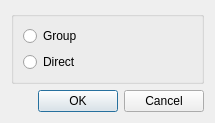
<?xml version="1.0" encoding="UTF-8"?>
<ui version="4.0">
 <class>ChatTypeDialog</class>
 <widget class="QDialog" name="ChatTypeDialog">
  <property name="geometry">
   <rect>
    <x>0</x>
    <y>0</y>
    <width>215</width>
    <height>123</height>
   </rect>
  </property>
  <property name="windowTitle">
   <string>Dialog</string>
  </property>
  <layout class="QVBoxLayout" name="verticalLayout">
   <item>
    <widget class="QGroupBox" name="groupBox">
     <property name="title">
      <string/>
     </property>
     <layout class="QVBoxLayout" name="verticalLayout_2">
      <item>
       <widget class="QRadioButton" name="groupButton">
        <property name="text">
         <string>Group</string>
        </property>
       </widget>
      </item>
      <item>
       <widget class="QRadioButton" name="directButton">
        <property name="text">
         <string>Direct</string>
        </property>
       </widget>
      </item>
     </layout>
    </widget>
   </item>
   <item>
    <widget class="QDialogButtonBox" name="buttonBox">
     <property name="orientation">
      <enum>Qt::Orientation::Horizontal</enum>
     </property>
     <property name="standardButtons">
      <set>QDialogButtonBox::StandardButton::Cancel|QDialogButtonBox::StandardButton::Ok</set>
     </property>
    </widget>
   </item>
  </layout>
 </widget>
 <resources/>
 <connections>
  <connection>
   <sender>buttonBox</sender>
   <signal>accepted()</signal>
   <receiver>ChatTypeDialog</receiver>
   <slot>accept()</slot>
   <hints>
    <hint type="sourcelabel">
     <x>248</x>
     <y>254</y>
    </hint>
    <hint type="destinationlabel">
     <x>157</x>
     <y>274</y>
    </hint>
   </hints>
  </connection>
  <connection>
   <sender>buttonBox</sender>
   <signal>rejected()</signal>
   <receiver>ChatTypeDialog</receiver>
   <slot>reject()</slot>
   <hints>
    <hint type="sourcelabel">
     <x>316</x>
     <y>260</y>
    </hint>
    <hint type="destinationlabel">
     <x>286</x>
     <y>274</y>
    </hint>
   </hints>
  </connection>
 </connections>
</ui>
